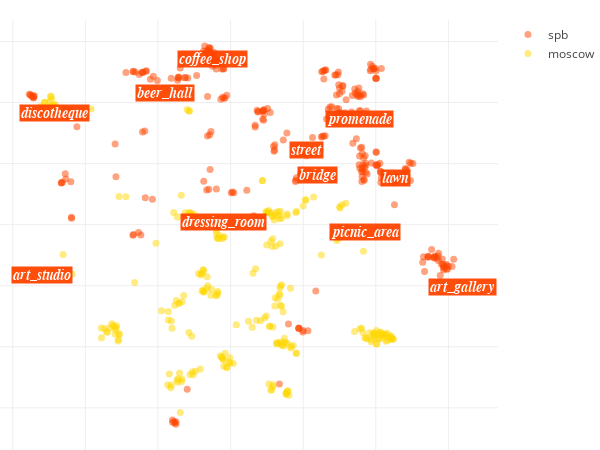

The code cell stored with this chart in its notebook:
### Code cell
class LocationsScatterStyle:
    MARKER_OPACITY = 0.5
    MARKER_SIZE = 7
    PLOT_HEIGHT = 450
    PLOT_WIDTH = 600
    TARGET_COLOR = 'orangered'
    OPPOSITE_COLOR = 'gold'
    ANNOTATION_BACKGROUND = 'orangered'
    ANNOTATION_FONT_SIZE = 14
    ANNOTATION_OPACITY = 0.95
    ANNOTATION_FONT_COLOR = 'white'
    ANNOTATION_FONT_NAME = 'arial'
    MARGIN = dict(l=0, r=30, b=0, t=20)    

    
def locations_scatter_plot(locs_x, locs_y, 
                           opposite_locs_x,opposite_locs_y,
                          locs_labels, opposite_locs_labels):
    
    def create_scatter(x, y, colors, labels, name, size, opacity):
        return go.Scatter(x=x, y=y,
                          mode='markers',
                          hoverinfo='text', 
                          text=labels, name=name,
                          marker=dict(size=size, 
                                      color=colors,
                                      opacity=opacity))
    style = LocationsScatterStyle
    
    annotations = []
    
    for l, x, y in zip(tag_labels, 
                       [x[0] for x in tag_labels_coordinates], 
                       [x[1] for x in tag_labels_coordinates]):
        
        annotations.append(
            go.Annotation(x = x, y = y, 
                          xanchor="center",
                          showarrow=False, 
                          text="<i><b>{}".format(l),
                          opacity=style.ANNOTATION_OPACITY,
                          bgcolor=style.ANNOTATION_BACKGROUND,
                          font=dict(size=style.ANNOTATION_FONT_SIZE, 
                                    color=style.ANNOTATION_FONT_COLOR, 
                                    family=style.ANNOTATION_FONT_NAME)))
    
    data = [create_scatter(locs_x, locs_y, 
                           style.TARGET_COLOR, 
                           locs_labels, CITY,
                           style.MARKER_SIZE, 
                           style.MARKER_OPACITY),
            
            create_scatter(opposite_locs_x, opposite_locs_y, 
                           style.OPPOSITE_COLOR, 
                           opposite_locs_labels, 
                           opposite_city,
                           style.MARKER_SIZE, 
                           style.MARKER_OPACITY)]

    axis_style = dict(showticklabels=False, zeroline=False)
    
    layout = go.Layout(height=style.PLOT_HEIGHT, 
                       width=style.PLOT_WIDTH,
                       margin=style.MARGIN, 
                       hovermode='closest',
                       xaxis=axis_style, 
                       yaxis=axis_style)
    
    fig = go.Figure(data=data, layout=layout)
    fig['layout']['annotations'] = annotations
    py.iplot(fig, show_link=False)


locations_scatter_plot(np.array(visual_data[0])[indexes_target],
                       np.array(visual_data[1])[indexes_target], 
                       np.array(visual_data[0])[indexes_opposite],
                       np.array(visual_data[1])[indexes_opposite],
                       labels[indexes_target], labels[indexes_opposite])

### Figure 1 — Plotly figure (JSON) as saved in the notebook; plotly's stock layout.template omitted (floating-point values rounded to 4 significant figures; data arrays with more than 128 entries replaced by an {"elided": "..."} marker saying what was removed)
{"data": [{"hoverinfo": "text", "marker": {"color": "orangered", "opacity": 0.5, "size": 7}, "mode": "markers", "name": "spb", "text": {"elided": "308 str values"}, "type": "scatter", "uid": "84014d1e-353d-11e9-8c51-3c15c2cf2370", "x": {"elided": "308 float values"}, "y": {"elided": "308 float values"}}, {"hoverinfo": "text", "marker": {"color": "gold", "opacity": 0.5, "size": 7}, "mode": "markers", "name": "moscow", "text": {"elided": "275 str values"}, "type": "scatter", "uid": "840156c6-353d-11e9-80df-3c15c2cf2370", "x": {"elided": "275 float values"}, "y": {"elided": "275 float values"}}], "layout": {"annotations": [{"bgcolor": "orangered", "font": {"color": "white", "family": "arial", "size": 14}, "opacity": 0.95, "showarrow": false, "text": "<i><b>street", "x": 20.97, "xanchor": "center", "y": 24.47}, {"bgcolor": "orangered", "font": {"color": "white", "family": "arial", "size": 14}, "opacity": 0.95, "showarrow": false, "text": "<i><b>discotheque", "x": -48.56, "xanchor": "center", "y": 36.68}, {"bgcolor": "orangered", "font": {"color": "white", "family": "arial", "size": 14}, "opacity": 0.95, "showarrow": false, "text": "<i><b>promenade", "x": 35.39, "xanchor": "center", "y": 34.46}, {"bgcolor": "orangered", "font": {"color": "white", "family": "arial", "size": 14}, "opacity": 0.95, "showarrow": false, "text": "<i><b>art_gallery", "x": 63.84, "xanchor": "center", "y": -20.42}, {"bgcolor": "orangered", "font": {"color": "white", "family": "arial", "size": 14}, "opacity": 0.95, "showarrow": false, "text": "<i><b>bridge", "x": 24.04, "xanchor": "center", "y": 16.12}, {"bgcolor": "orangered", "font": {"color": "white", "family": "arial", "size": 14}, "opacity": 0.95, "showarrow": false, "text": "<i><b>dressing_room", "x": -1.988, "xanchor": "center", "y": 0.7426}, {"bgcolor": "orangered", "font": {"color": "white", "family": "arial", "size": 14}, "opacity": 0.95, "showarrow": false, "text": "<i><b>picnic_area", "x": 37.08, "xanchor": "center", "y": -2.294}, {"bgcolor": "orangered", "font": {"color": "white", "family": "arial", "size": 14}, "opacity": 0.95, "showarrow": false, "text": "<i><b>beer_hall", "x": -18.0, "xanchor": "center", "y": 43.07}, {"bgcolor": "orangered", "font": {"color": "white", "family": "arial", "size": 14}, "opacity": 0.95, "showarrow": false, "text": "<i><b>art_studio", "x": -51.87, "xanchor": "center", "y": -16.62}, {"bgcolor": "orangered", "font": {"color": "white", "family": "arial", "size": 14}, "opacity": 0.95, "showarrow": false, "text": "<i><b>lawn", "x": 45.37, "xanchor": "center", "y": 15.14}, {"bgcolor": "orangered", "font": {"color": "white", "family": "arial", "size": 14}, "opacity": 0.95, "showarrow": false, "text": "<i><b>coffee_shop", "x": -4.874, "xanchor": "center", "y": 54.42}], "height": 450, "hovermode": "closest", "margin": {"b": 0, "l": 0, "r": 30, "t": 20}, "width": 600, "xaxis": {"showticklabels": false, "zeroline": false}, "yaxis": {"showticklabels": false, "zeroline": false}}}
